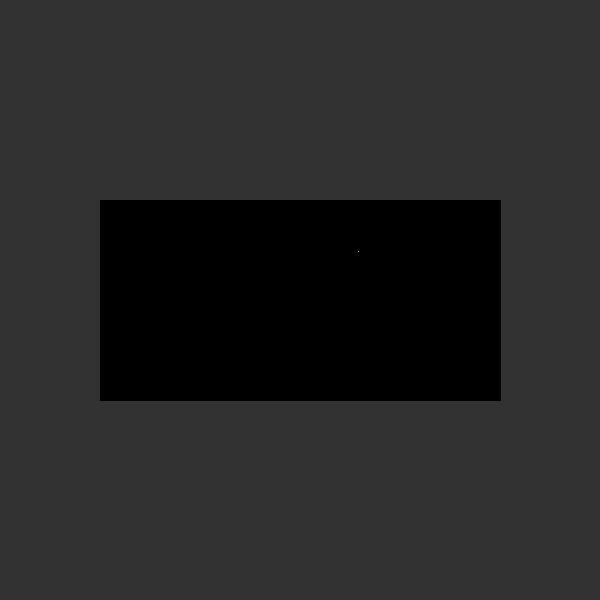
Frame 1 (no input)
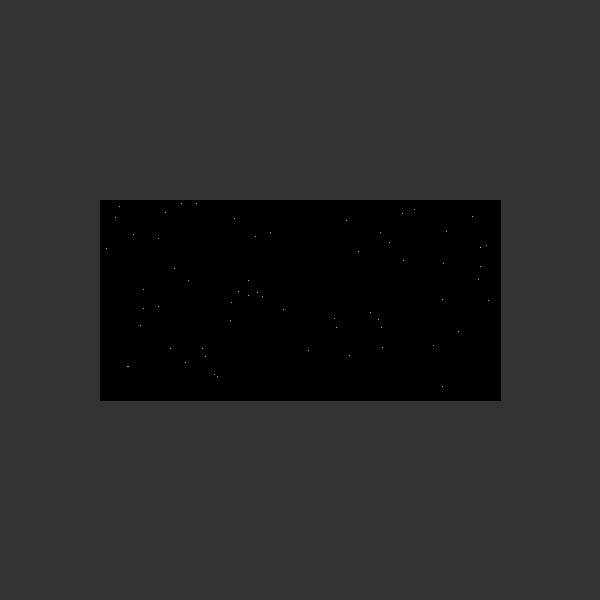
Frame 60 (the mouse pressed at the canvas centre just before this capture)
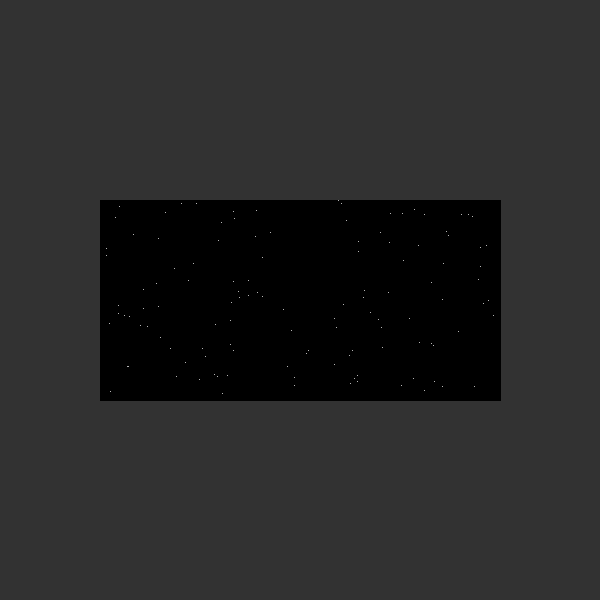
Frame 120 (the mouse held since frame 60 and released just before this capture)

The Processing sketch that drew these frames (run headless with seeded random() and noise(); from frame 60 on, the mouse is pressed at the canvas centre):

// Processing sketch: question10
// ── question10.pde
int rectWidth;
int rectHeight;

void setup() {
  size(600, 600);
  background(50);
  rectMode(CENTER);
  fill(0);
  rectWidth = 400;
  rectHeight = 200;
  rect(width/2, height/2, rectWidth, rectHeight);
}

void draw() {
  float x = random((width/2)-(rectWidth/2), (width/2)+(rectWidth/2));
  float y = random((height/2)-(rectHeight/2), (height/2)+(rectHeight/2));
  stroke(255);
  point(x, y);
}
